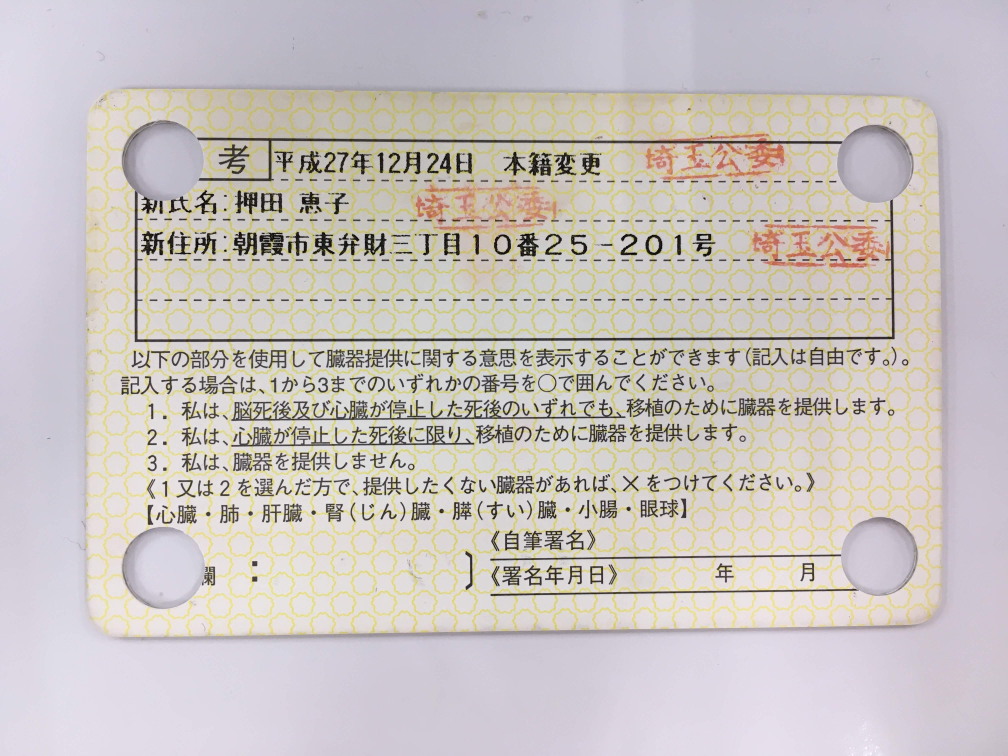
#> input picture IMG_0003.jpg, 4032 x 3024 px (shown at 1/4 size)
$ python -i update_posProcessing.py   (imports and definitions only)   (older library calls are emulated)
#> lines starting #> are read from the running program, lines starting #| are printed output that depends on the picture; after the words box and inside, x2 and y2 are one past the last pixel; in counts of white or black regions, pixels touching at a corner belong together
import cv2
import numpy as np
def me_median(a):
    return np.mean(a, axis = 0)
def connected_CC(stat1,stat2):
    x_new = min(stat1[0],stat2[0])
    y_new = min(stat1[1],stat2[1])
    w_new = max(stat1[0]+stat1[2],stat2[0]+stat2[2])-x_new
    h_new = max(stat1[1]+stat1[3],stat2[1]+stat2[3])-y_new
    area_new = stat1[4]+stat2[4]
    return [x_new,y_new,w_new,h_new,area_new]


def merge_CC(stats_final_):
    #[x y w h area]
    # kiem tra CC chong cheo nhau truoc
    stats_list = stats_final_.copy()
    i = 0
    while(i<len(stats_list)-1):
        if stats_list[i][0]<=stats_list[i+1][0] and  stats_list[i][0]+stats_list[i][2]>=stats_list[i+1][0]:
            #dis_ = stats_list[i][0]+stats_list[i][2] - stats_list[i+1][0]
            #if dis_>0.5*stats_list[i][2] or dis_>0.5*stats_list[i+1][2]:
                stats_list[i] =  connected_CC(stats_list[i],stats_list[i+1])
                stats_list = np.delete(stats_list,i+1,axis=0)
            #else: i+=1
        else:i=i+1
        # co chong cheo xay ra
    me_median_width = me_median(stats_list[:,2])
    i = 0
    while(i<len(stats_list)):
        # kiem tra noi neu < median_width
        if(stats_list[i][2]< int(0.61*me_median_width)):
            if(i==0):# noi voi cai tiep theo
                stats_list[i+1] = connected_CC(stats_list[i],stats_list[i+1])
                stats_list = np.delete(stats_list,i,axis=0)
                continue
            elif i==len(stats_list)-1: # noi voi cai truoc do
                stats_list[i-1] = connected_CC(stats_list[i-1],stats_list[i])
                stats_list = np.delete(stats_list,i,axis=0)
                continue
            else: #kiem tra khoang cac den 2 cai gan nhat
                if(stats_list[i][0]-stats_list[i-1][0]-stats_list[i-1][2]
                  <stats_list[i+1][0]-stats_list[i][0]-stats_list[i][2]):

                    if(stats_list[i][2]*0.6>stats_list[i][0]-stats_list[i-1][0]-stats_list[i-1][2]):
                        stats_list[i-1] = connected_CC(stats_list[i-1],stats_list[i])
                        stats_list = np.delete(stats_list,i,axis=0)
                        continue
                elif (stats_list[i][2]*0.6>stats_list[i+1][0]-stats_list[i][0]-stats_list[i][2]):
                    stats_list[i+1] = connected_CC(stats_list[i],stats_list[i+1])
                    stats_list = np.delete(stats_list,i,axis=0)
                    continue


        i=i+1
    return stats_list
def pos_processing(processed_area,stats):
    stats_list = stats.copy()
    # tinh lại các meandian
    me_median_width = me_median(stats_list[:,2])
    me_median_heigh = me_median(stats_list[:,3])
    me_meadian_raito = me_median(np.array(stats_list[:,2])/np.array(stats_list[:,3]))

    me_median_y = me_median(stats_list[:,1])
    ###########################
    #loai bo 1 so noise có size lon ma preprocessing khong loai duoc
    i=0
    while(i<len(stats_list)):
        #xoa những noise có size khá lớn phía bên dưới
        if stats_list[i][1]>me_median_heigh:
            stats_list = np.delete(stats_list,i,axis=0)
        elif stats_list[i][1]<me_median_y and  stats_list[i][3]<me_median_heigh*0.6:
            # xoa nhưng noi có size khá lớn phía bên trên
            stats_list = np.delete(stats_list,i,axis=0)
        else: i=i+1
            #
    #############################################################################
    #kiem tra ki tu thieu net o tren hoac duoi do quá trình preprocessing
    # mo rong h theo phia duoi, hoac thay doi (x,y) ve phia tren dua vao mean y
    i = 0
    while(i<len(stats_list)-1):
        # thieu net o phia tren
        if stats_list[i][1] > me_median_y \
        and stats_list[i][3]>=0.4*me_median_heigh \
        and stats_list[i][3]<0.8*me_median_heigh: # loai bo truong hop dau '-' va noise
            #noi len tren
            # tinh khoang can noi
            l = 1.1*me_median_heigh - stats_list[i][3]
            stats_list[i][1] = stats_list[i][1]-l if stats_list[i][1]-l>0 else 0
            stats_list[i][3] = 1.1*me_median_heigh
        #thieu net o phia duoi
        if stats_list[i][1] <me_median_y \
        and stats_list[i][3]>=0.3*me_median_heigh \
        and stats_list[i][3]<0.75*me_median_heigh: # loai bo truong hop dau '-'
            #noi xuoi duoi
            stats_list[i][3] = 1.1*me_median_heigh
        i=i+1

    #####################################################################
    #kiem tra 2 ki tu dinh lien voi nhau
    #####################################################################
    i=0
    while(i<len(stats_list)-1):
        # thieu net o phia tren
        if stats_list[i][2]/stats_list[i][3] > 1.5*me_meadian_raito \
        and np.abs(1-stats_list[i][3]/me_median_heigh)<=0.3:
            x,y,w,h,are = stats_list[i]
            img_process = processed_area[y:y+h,x:x+w]
            # chia lại
            img = np.array(img_process)
            img = 255-img
            address_area =cv2.medianBlur(img,3)

            proces = cv2.adaptiveThreshold(address_area, 255, cv2.ADAPTIVE_THRESH_GAUSSIAN_C, cv2.THRESH_BINARY,
                                           151, 2)
            kernel = np.ones((4,2),np.uint8)
            erosion = cv2.erode(proces,kernel,iterations = 2)

            num_labels,labels,stats,centroids = cv2.connectedComponentsWithStats(erosion,4, cv2.CV_32S)

            labels_in_mask = list(np.arange(1,num_labels))
            arr_ret = np.array([stats[s] for s in labels_in_mask])
            arr_temp = np.argsort(arr_ret[:,0])
            stats = np.array([arr_ret[s] for s in arr_temp])


            for it in stats:
                it[0]+=stats_list[i][0]
                it[1]+=stats_list[i][1]
            j = 0
            while(j<len(stats)-1):
                if stats[j][0]<=stats[j+1][0] and  stats[j][0]+stats[j][2]> stats[j+1][0]:
                        s_ =  connected_CC(stats[j],stats[j+1])
                        stats[j]=s_
                        stats = np.delete(stats,j+1,axis=0)
                else:j=j+1


            stats_list = np.delete(stats_list,i,axis=0)
            stats_list = list(stats_list)
            for it in stats:
                if it[4]>300:
                    stats_list.append(it)

        i=i+1
    return stats_list

def Final_Binary_convert(img,connectivity=4):
    address_area =cv2.medianBlur(img,3)

    processed_area = cv2.adaptiveThreshold(address_area, 255, cv2.ADAPTIVE_THRESH_GAUSSIAN_C, cv2.THRESH_BINARY_INV,
                                           151, 2)
    #_,processed_area = cv2.threshold(address_area,75,255,cv2.THRESH_BINARY_INV)

    kernel = cv2.getStructuringElement(cv2.MORPH_RECT, (3, 3))
    #kernel = np.ones((3,3),np.uint8)
    processed_area = cv2.morphologyEx(processed_area, op=cv2.MORPH_OPEN, kernel=kernel, anchor=(-1, -1), iterations=2)
    #CC
    num_labels,labels,stats,centroids = cv2.connectedComponentsWithStats(processed_area, connectivity, cv2.CV_32S)

    mask = np.ones_like(labels)

    labels_in_mask = list(np.arange(1,num_labels))

    areas = [s[4] for s in stats]

    sorted_idx = np.argsort(areas)

    areas_final = [areas[s] for s in sorted_idx][:-1]

    for lidx, cc in zip(sorted_idx, areas_final):
        if cc <= 125:
            mask[labels == lidx] = 0
            labels_in_mask.remove(lidx)

    x=stats[:,0][1:]
    y=stats[:,1][1:]
    height,width = img.shape

    idx = np.arange(0,len(x)+1)[1:]
    for i,x_ in enumerate(x):
        if y[i]>=0.86500*height:
            mask[labels == (i+1)] = 0
            if i+1 in labels_in_mask:labels_in_mask.remove(i+1)
            continue
        # xoa nhung vạch nhỏ sát viền trên
        if y[i]<=(1-0.96)*height and stats[i+1][3]<=(1-0.96)*height:
            mask[labels == (i+1)] = 0
            if i+1 in labels_in_mask:labels_in_mask.remove(i+1)
            continue
        #xóa những vạch nhỏ sát mép phải
        if x[i]>=(1-0.996)*width and stats[i+1][2]<=(1-0.996)*width:
            mask[labels == (i+1)] = 0
            if i+1 in labels_in_mask:labels_in_mask.remove(i+1)
            continue
        # xoa những vạch kẻ tương đối lớn
        if stats[i+1][2]>=0.6*width or  stats[i+1][2] > 3*height:
            mask[labels == (i+1)] = 0
            if i+1 in labels_in_mask:labels_in_mask.remove(i+1)
            continue
        # xoa nhung net thang dung(ap dung cho 1 line)
        if stats[i+1][3]>=0.96*height :#and stats[i+1][3]<0.5*height
            mask[labels == (i+1)] = 0
            if i+1 in labels_in_mask:labels_in_mask.remove(i+1)
            continue
    if len(labels_in_mask) == 0:
        return processed_area, []
    arr_ret = np.array([stats[s] for s in labels_in_mask])
    # print(arr_ret)
    arr_temp = np.argsort(arr_ret[:,0])
    stats_final = np.array([arr_ret[s] for s in arr_temp])
    stats_all = merge_CC(stats_final)
    #pos-processing
    stats_all = pos_processing(img,stats_all)
    processed_area = processed_area*mask

    processed_area = 255 - processed_area
    stats_all = sorted(stats_all, key=lambda tup:tup[0])
    return processed_area,stats_all

>>> import cv2
>>> picture = cv2.imread('IMG_0003.jpg', cv2.IMREAD_GRAYSCALE)
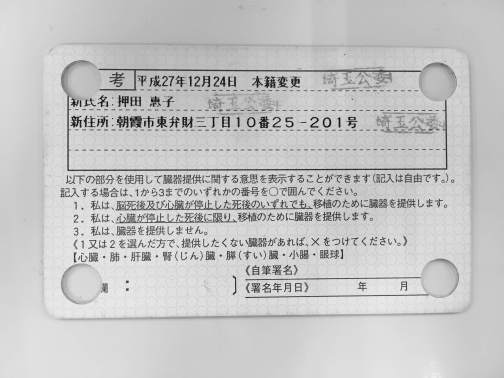
#> picture: shape (3024, 4032) (shown at 1/8 size); min 0, max 255, mean 196.8
>>> result = Final_Binary_convert(picture)
#> in Final_Binary_convert, `processed_area = cv2.adaptiveThreshold(address_area, 255, cv2.ADAPTIVE..`:
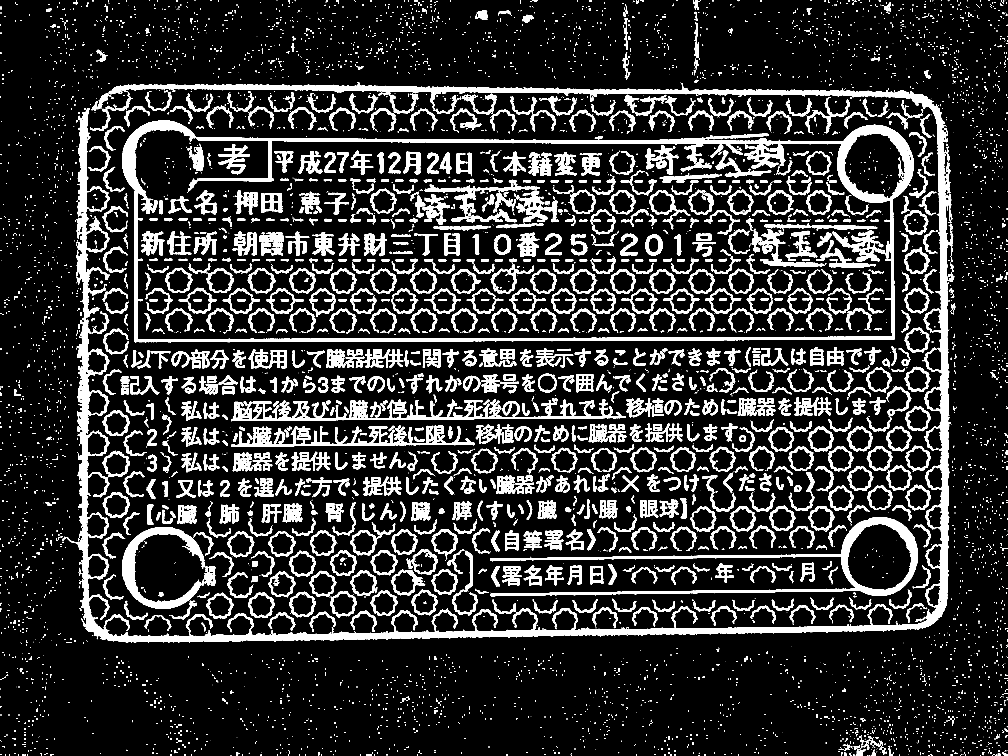
#> processed_area: shape (3024, 4032) (shown at 1/4 size); 15.5% white; 6409 white regions (3820 under 20 px), largest, box (x1, y1, x2, y2) and area: (250, 328, 3812, 2571) 301723, (488, 481, 3655, 1369) 150010, (1960, 2068, 3672, 2388) 49935
#> in Final_Binary_convert, `num_labels,labels,stats,centroids = cv2.connectedComponentsWithStats(p..`:
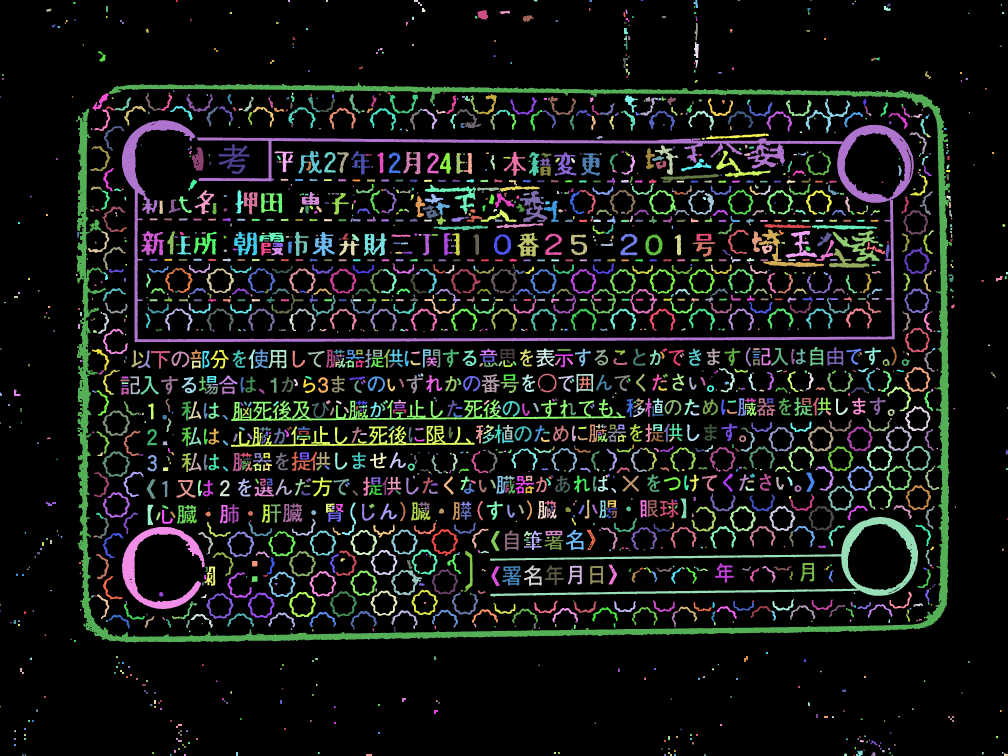
#> labels: shape (3024, 4032) int32 (shown at 1/4 size); 2169 distinct labels, from 0 to 2168; one colour per label, 0 black
#> in Final_Binary_convert, `num_labels,labels,stats,centroids = cv2.connectedComponentsWithStats(p..`: num_labels = 2169; stats = 2169 rows, first 6: [0, 0, 4032, 3024, 10464599], [704, 0, 7, 8, 52], [1152, 0, 8, 8, 63], [1304, 0, 8, 8, 63], [1656, 0, 32, 24, 251], [2135, 0, 15, 7, 76]; centroids = 2169 pairs, first value 1 to 4030, second value 1 to 3021.6
#> in Final_Binary_convert, `areas = [s[4] for s in stats]`: areas = 2169 values, max 10464599 at index 0, min 15 at index 2076, mean 5621.4
#> in Final_Binary_convert, `sorted_idx = np.argsort(areas)`: sorted_idx = 2169 values, max 2168 at index 7, min 0 at index 2168, mean 1084
#> in Final_Binary_convert, `areas_final = [areas[s] for s in sorted_idx][:-1]`: areas_final = 2168 values from 15 to 262739
#> the loop in Final_Binary_convert, `for lidx, cc in zip(sorted_idx, areas_final):` made 2168 passes
#> (lidx, cc) on passes 1 to 3: (2076, 15), (127, 18), (1372, 18)
#> after the loop in Final_Binary_convert, `for lidx, cc in zip(sorted_idx, areas_final):`:
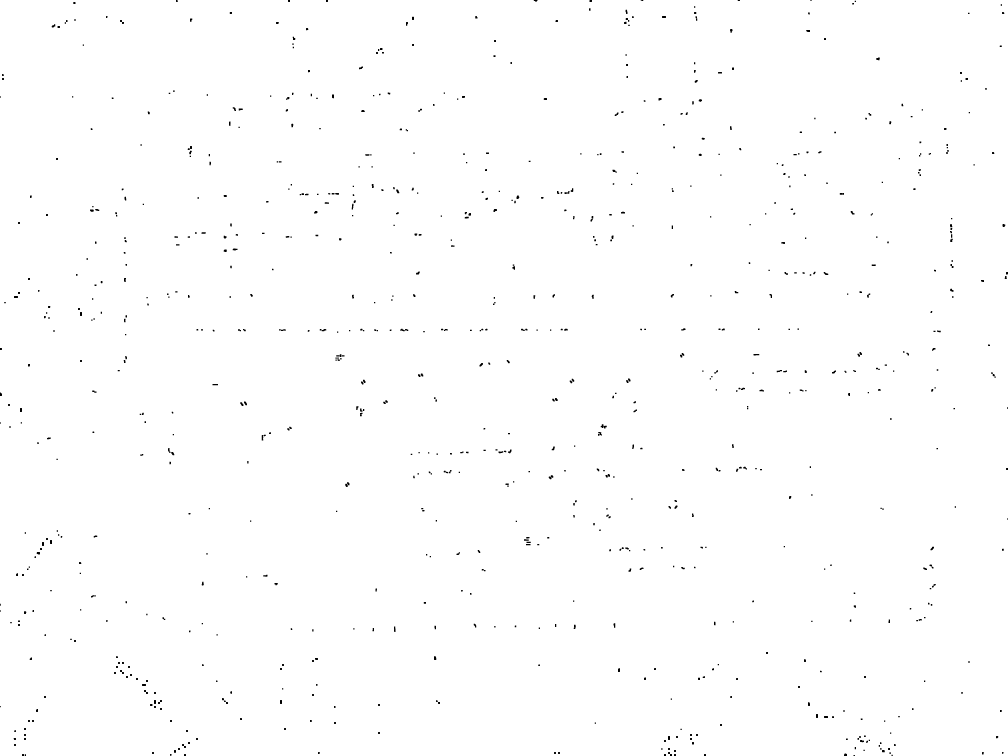
#> mask: shape (3024, 4032) int32 (shown at 1/4 size); values 0 (black) and 1 (white), 99.6% white; 867 black regions (6 under 20 px), largest, box (x1, y1, x2, y2) and area: (1974, 836, 1988, 848) 125, (3295, 1088, 3313, 1100) 125, (56, 1184, 72, 1192) 125
#> after the loop in Final_Binary_convert, `for lidx, cc in zip(sorted_idx, areas_final):`: labels_in_mask = 1301 values from 4 to 2163
#> in Final_Binary_convert, `x=stats[:,0][1:]`: x = 2168 values, max 4029 at index 1749, min 0 at index 126, mean 2002.8
#> in Final_Binary_convert, `y=stats[:,1][1:]`: y = 2168 values, max 3020 at index 2167, min 0 at index 0, mean 1420.4
#> in Final_Binary_convert, `idx = np.arange(0,len(x)+1)[1:]`: idx = 2168 values from 1 to 2168
#> the loop in Final_Binary_convert, `for i,x_ in enumerate(x):` made 2168 passes
#> x_ on passes 1 to 3: 704, 1152, 1304
#> after the loop in Final_Binary_convert, `for i,x_ in enumerate(x):`:
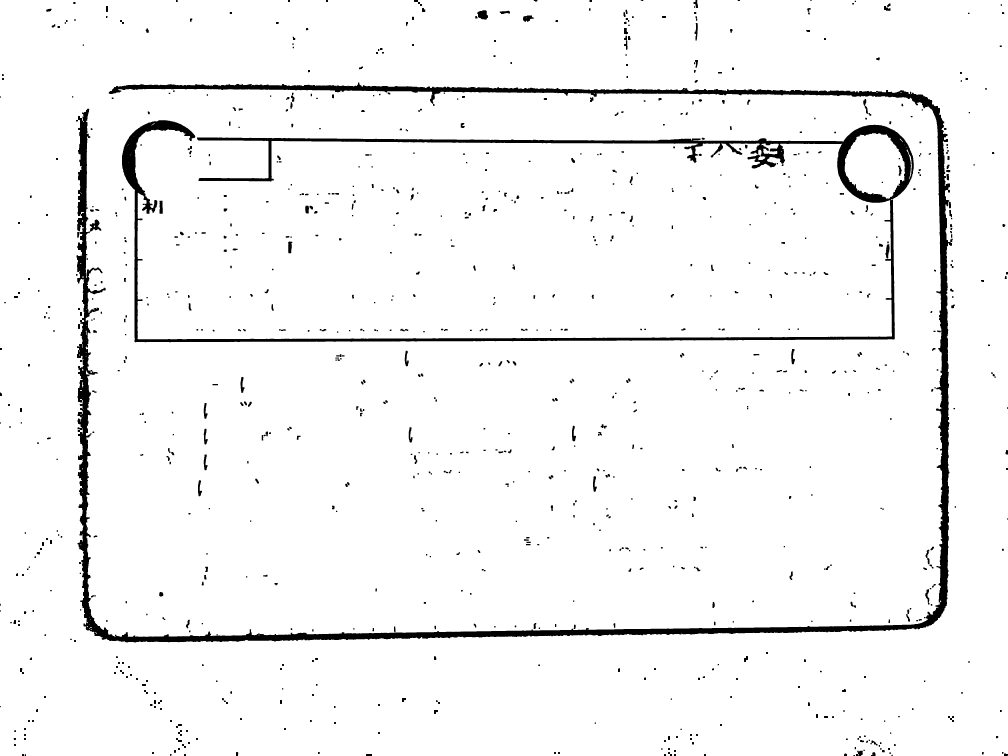
#> mask: shape (3024, 4032) int32 (shown at 1/4 size); values 0 (black) and 1 (white), 96% white; 982 black regions (6 under 20 px), largest, box (x1, y1, x2, y2) and area: (304, 330, 3808, 2570) 262739, (488, 481, 3655, 1369) 144046, (1909, 41, 1952, 78) 1194
#> after the loop in Final_Binary_convert, `for i,x_ in enumerate(x):`: labels_in_mask = 1186 values from 65 to 1981
#> in Final_Binary_convert, `arr_ret = np.array([stats[s] for s in labels_in_mask])`: arr_ret = 1186 rows, first 6: [2776, 168, 19, 64, 822], [856, 192, 17, 16, 127], [392, 205, 31, 42, 564], [2492, 224, 26, 48, 452], [3485, 231, 19, 12, 128], [1080, 240, 17, 15, 126]
#> in Final_Binary_convert, `arr_temp = np.argsort(arr_ret[:,0])`: arr_temp = 1186 values, max 1185 at index 90, min 0 at index 900, mean 592.5
#> in Final_Binary_convert, `stats_final = np.array([arr_ret[s] for s in arr_temp])`: stats_final = 1186 rows, first 6: [56, 1558, 26, 26, 364], [183, 2008, 41, 16, 353], [351, 925, 86, 86, 1319], [361, 585, 80, 100, 1672], [364, 746, 43, 16, 386], [368, 1396, 69, 86, 1185]
#> in merge_CC, `stats_list = stats_final_.copy()`: stats_list has the same summary as stats_final in Final_Binary_convert
#> the loop in merge_CC, `while(i<len(stats_list)-1):` made 1185 passes
#> i on passes 1 to 2: 1, 2
#> after the loop in merge_CC, `while(i<len(stats_list)-1):`: i = 4; stats_list = [[56, 1558, 26, 26, 364], [183, 2008, 41, 16, 353], [351, 168, 3406, 2348, 1240286], [3786, 782, 29, 346, 615], [3984, 1104, 26, 21, 309]]
#> in merge_CC, `me_median_width = me_median(stats_list[:,2])`: me_median_width = 705.6
#> the loop in merge_CC, `while(i<len(stats_list)):` made 5 passes
#> stats_list on pass 5: [[56, 168, 3701, 2348, 1241003], [3786, 782, 224, 346, 924]]
#> after the loop in merge_CC, `while(i<len(stats_list)):`: i = 2
#> in Final_Binary_convert, `stats_all = merge_CC(stats_final)`: stats_all = [[56, 168, 3701, 2348, 1241003], [3786, 782, 224, 346, 924]]
#> in pos_processing, `stats_list = stats.copy()`: stats_list has the same summary as stats_all in Final_Binary_convert
#> in pos_processing, `me_median_width = me_median(stats_list[:,2])`: me_median_width = 1962.5
#> in pos_processing, `me_median_heigh = me_median(stats_list[:,3])`: me_median_heigh = 1347
#> in pos_processing, `me_meadian_raito = me_median(np.array(stats_list[:,2])/np.array(stats_..`: me_meadian_raito = 1.11
#> in pos_processing, `me_median_y = me_median(stats_list[:,1])`: me_median_y = 475
#> the loop in pos_processing, `while(i<len(stats_list)):` made 2 passes
#> after the loop in pos_processing, `while(i<len(stats_list)):`: i = 2
#> the loop in pos_processing, `while(i<len(stats_list)-1):` made 1 pass
#> after the loop in pos_processing, `while(i<len(stats_list)-1):`: i = 1
#> after the loop in pos_processing, `while(i<len(stats_list)-1):`: stats has the same summary as stats_all in Final_Binary_convert
#> in Final_Binary_convert, `processed_area = 255 - processed_area`:
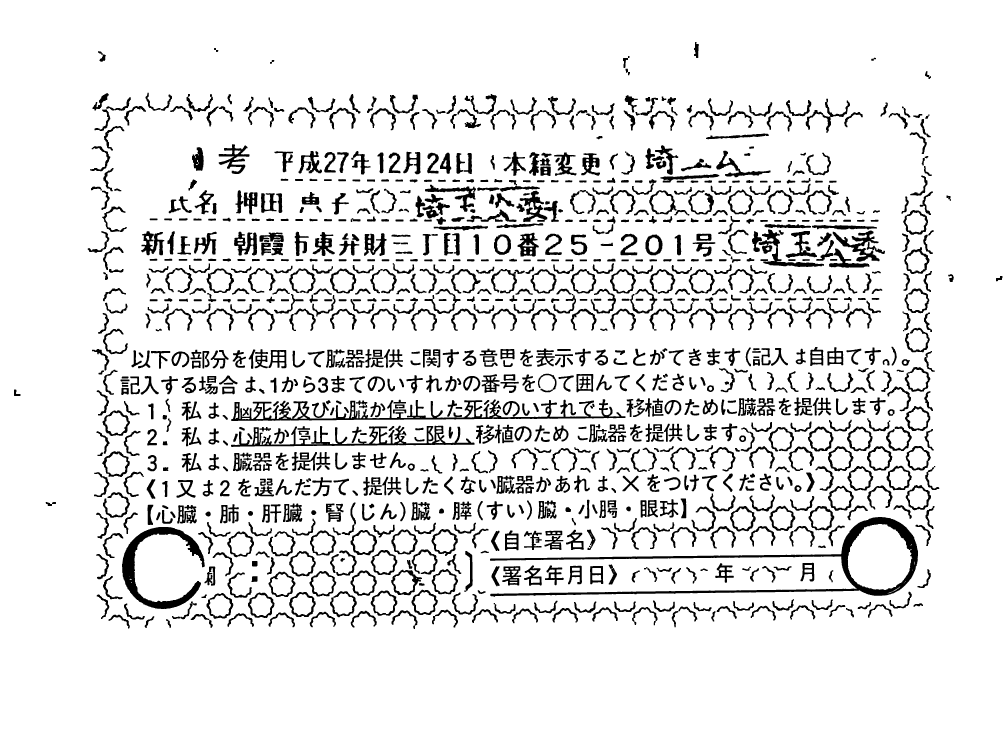
#> processed_area: shape (3024, 4032) int32 (shown at 1/4 size); 89.8% white; 1186 black regions, largest, box (x1, y1, x2, y2) and area: (1960, 2068, 3672, 2387) 49513, (925, 1597, 2502, 1684) 33305, (488, 2108, 819, 2436) 26211
